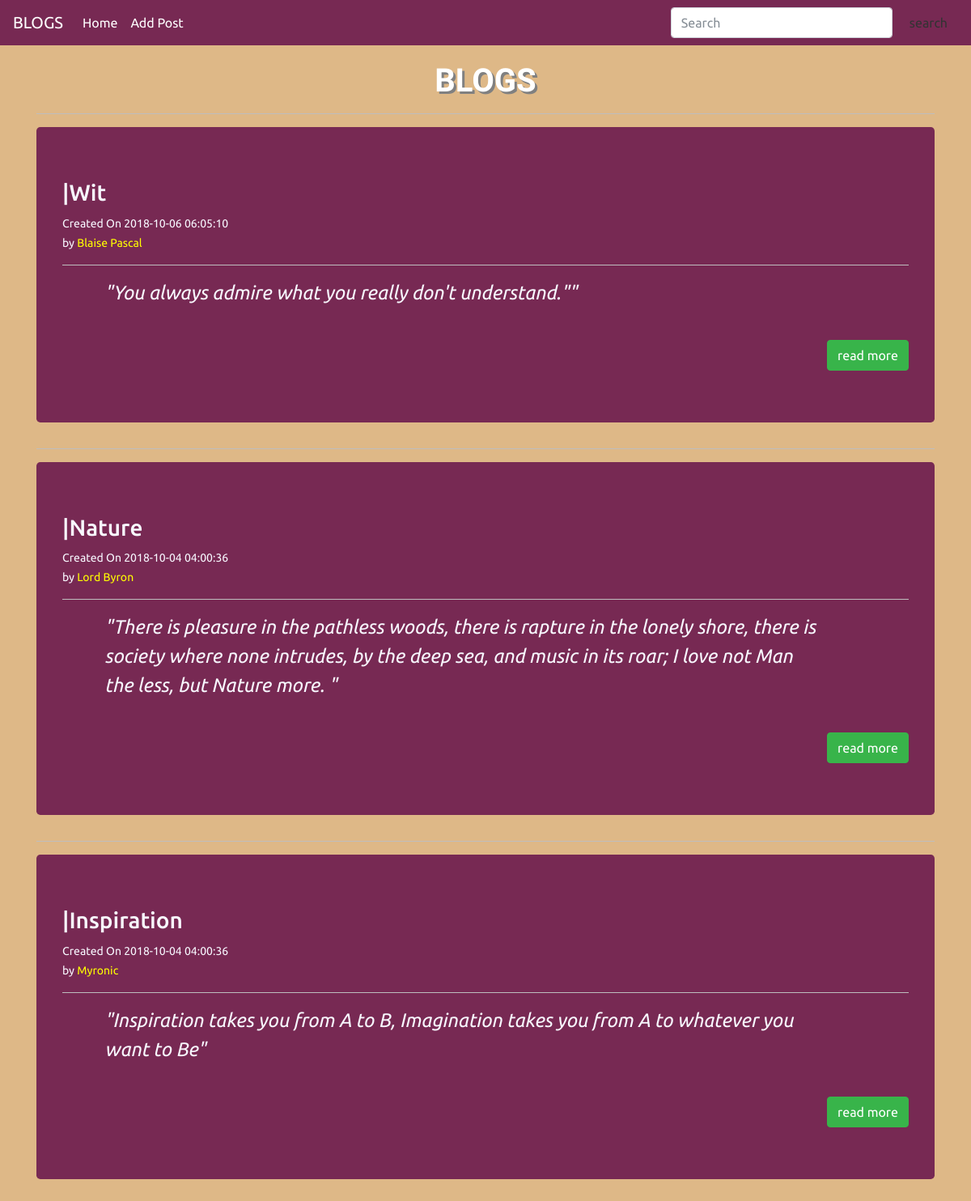
The page / on the database its author committed.
### tables this page shows
CREATE TABLE `post` (
  `id` int(11) NOT NULL,
  `title` varchar(255) NOT NULL,
  `body` text NOT NULL,
  `author` varchar(255) NOT NULL,
  `created_at` timestamp NOT NULL DEFAULT CURRENT_TIMESTAMP
);

### index.php (the view, shortened to what this page needs)
<?php
    require('config/db.php');
    $query = 'SELECT * FROM post ORDER bY created_at DESC';
    $result = mysqli_query($conn,$query);
    $posts = mysqli_fetch_all($result, MYSQLI_ASSOC);
?>
<!DOCTYPE html>
<html>
<head>
  <?php  require('inc/header.php');?>
</head>
<body>
<?php require('inc/navbar.php');?>
   <div class="container-fluid " style="background-color:burlywood; padding:20px">
   <h1 class="text-center h"><b>BLOGS</b></h1>
    <div class="container">
    <?php foreach($posts as $post):?>
        <hr>
        <div class="jumbotron bg-dark" style="color:ghostwhite">
            <h3>|<?php echo $post['title']; ?></h3>
            <small>
                    Created On
                        <?php echo $post['created_at'];?>
                        <br>by
                        <span style="color:yellow"> <?php echo $post['author'];?></span>
            </small><hr>
            <i><p style="padding-left:5%;padding-right:10%; font-size:2vw">"<?php echo $post['body'];?>"</p></i> <br>
            <div class="text-right">
                <a class="btn btn-success" href="<?php echo ROOT_URL; ?>post.php?id=<?php echo $post['id']; ?>">read more</a>
            </div>
        </div>
    <?php endforeach; ?>
    </div>
   </div>
</body>
</html>

### inc/header.php (shortened to what this page needs)
<link rel="stylesheet" href="https://bootswatch.com/4/united/bootstrap.min.css">

### inc/navbar.php (shortened to what this page needs)
<nav class="navbar navbar-expand-lg navbar-dark bg-dark">
  <a class="navbar-brand" href="<?php echo ROOT_URL;?>">BLOGS</a>
  <div class="collapse navbar-collapse" id="navbarSupportedContent">
    <ul class="navbar-nav mr-auto">
      <li class="nav-item active">
        <a class="nav-link" href="<?php echo ROOT_URL;?>">Home <span class="sr-only">(current)</span></a>
      </li>
      <li class="nav-item active">
        <a class="nav-link" href="<?php echo ROOT_URL;?>addpost.php">Add Post</a>
      </li>
    </ul>
    <form class="form-inline my-2 my-lg-0">
      <input class="form-control mr-sm-2" type="search" placeholder="Search" aria-label="Search">
      <button class="btn btn-alert">search</button>
          </form>
  </div>
</nav>

### inc/header.php (style rules this page uses)
.h { font-family: 'K2D', sans-serif; text-shadow: 3px 3px gray; color:white; }
hr { background-color:lightgray; }

### rows shown on the page
post: title "Wit", created_at "2018-10-06 06:05:10", author "Blaise Pascal", body "You always admire what you really don't understand.\""
post: title "Nature", created_at "2018-10-04 04:00:36", author "Lord Byron", body "There is pleasure in the pathless woods, there is rapture in the lonely shore, there is society where none intrudes, by the deep sea, and music in its roar; I love not Man the less, but Nature more."
post: title "Inspiration", created_at "2018-10-04 04:00:36", author "Myronic", body "Inspiration takes you from A to B, Imagination takes you from A to whatever you want to Be"
